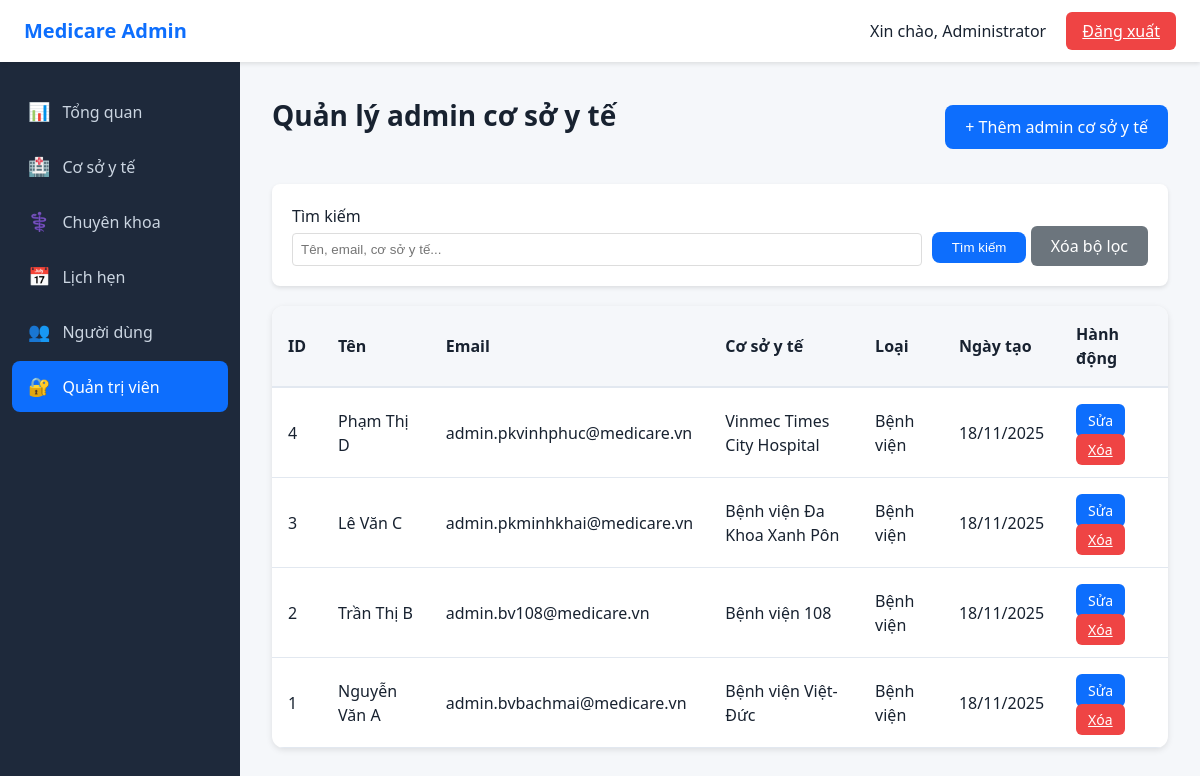
Page /admin/admin-admins.php (signed in) on the committed database.
### tables this page shows
CREATE TABLE `facility_admins` (
  `admin_id` int(11) NOT NULL,
  `facility_id` int(11) NOT NULL,
  `fullname` varchar(100) NOT NULL,
  `email` varchar(100) NOT NULL,
  `password` varchar(255) NOT NULL,
  `created_at` timestamp NOT NULL DEFAULT current_timestamp()
);

CREATE TABLE `facilities` (
  `facility_id` int(11) NOT NULL,
  `name` varchar(200) NOT NULL,
  `type` enum('hospital','clinic') NOT NULL,
  `address` text NOT NULL,
  `phone` varchar(20) NOT NULL,
  `working_hours` varchar(100) NOT NULL,
  `description` text DEFAULT NULL,
  `image` varchar(255) DEFAULT NULL,
  `created_at` timestamp NOT NULL DEFAULT current_timestamp()
);

### admin/admin-admins.php (the view, shortened to what this page needs)
<?php
require_once '../config.php';
include 'admin-header.php';
$search = isset($_GET['search']) ? trim($_GET['search']) : '';
$edit_id = isset($_GET['edit']) && is_numeric($_GET['edit']) ? intval($_GET['edit']) : 0;
$show_form = isset($_GET['add']) || $edit_id > 0;
$edit_admin = null;
$where_conditions = [];
$where_clause = !empty($where_conditions) ? 'WHERE ' . implode(' AND ', $where_conditions) : '';
$facility_admins = [];
$sql_facility = "SELECT fa.*, f.name AS facility_name, f.type AS facility_type
                 FROM facility_admins fa
                 JOIN facilities f ON fa.facility_id = f.facility_id
                 $where_clause
                 ORDER BY fa.admin_id DESC";
$result_facility = mysqli_query($conn, $sql_facility);
if ($result_facility) {
    while ($row = mysqli_fetch_assoc($result_facility)) {
        $facility_admins[] = $row;
    }
}
$facilities = [];
$sql_facilities = "SELECT f.*,
                          (SELECT COUNT(*) FROM facility_admins WHERE facility_id = f.facility_id) AS admin_count
                   FROM facilities f
                   ORDER BY f.name";
$result_facilities = mysqli_query($conn, $sql_facilities);
if ($result_facilities) {
    while ($row = mysqli_fetch_assoc($result_facilities)) {
        $facilities[] = $row;
    }
}
?>
<div class="admin-content">
    <div class="page-header">
        <h1 class="page-title">Quản lý admin cơ sở y tế</h1>
        <?php if (!$show_form): ?>
            <a href="admin-admins.php?add=1" class="btn-admin-primary" style="text-decoration: none; padding: 10px 20px; display: inline-block;">
                + Thêm admin cơ sở y tế
            </a>
        <?php else: ?>
            <a href="admin-admins.php" class="btn-admin-secondary" style="text-decoration: none; padding: 10px 20px; display: inline-block;">
                ← Quay lại
            </a>
        <?php endif; ?>
    </div>
    <?php if ($show_form): ?>
        <div style="background: white; padding: 20px; border-radius: 8px; box-shadow: 0 2px 4px rgba(0,0,0,0.1); margin-bottom: 20px;">
            <h2 style="margin-bottom: 20px;"><?php echo $edit_id > 0 ? 'Chỉnh sửa admin cơ sở y tế' : 'Thêm admin cơ sở y tế mới'; ?></h2>
            <form method="POST" action="admin-admins.php">
                <?php if ($edit_id > 0): ?>
                    <input type="hidden" name="admin_id" value="<?php echo $edit_id; ?>" />
                <?php endif; ?>
                <div class="form-group">
                    <label for="facility-admin-facility">Cơ sở y tế <span style="color: red;">*</span></label>
                <select id="facility-admin-facility" name="facility_id" required style="width: 100%; padding: 10px; border: 1px solid #ddd; border-radius: 4px;" <?php echo $edit_id > 0 ? 'disabled' : ''; ?>>
                    <option value="">Chọn cơ sở y tế</option>
                    <?php foreach ($facilities as $facility): ?>
                        <?php if ($edit_id > 0 && $edit_admin['facility_id'] == $facility['facility_id']): ?>
                            <option value="<?php echo $facility['facility_id']; ?>" selected>
                                <?php echo htmlspecialchars($facility['name']); ?> (<?php echo ($facility['type'] == 'hospital') ? 'Bệnh viện' : 'Phòng khám'; ?>)
                                <?php if ($facility['admin_count'] > 0): ?>
                                    - Đã có <?php echo $facility['admin_count']; ?> admin
                                <?php endif; ?>
                            </option>
                        <?php else: ?>
                            <option value="<?php echo $facility['facility_id']; ?>">
                                <?php echo htmlspecialchars($facility['name']); ?> (<?php echo ($facility['type'] == 'hospital') ? 'Bệnh viện' : 'Phòng khám'; ?>)
                                <?php if ($facility['admin_count'] > 0): ?>
                                    - Đã có <?php echo $facility['admin_count']; ?> admin
                                <?php endif; ?>
                            </option>
                        <?php endif; ?>
                    <?php endforeach; ?>
                </select>
                <?php if ($edit_id > 0): ?>
                    <input type="hidden" name="facility_id" value="<?php echo $edit_admin['facility_id']; ?>" />
                    <small>Không thể thay đổi cơ sở y tế khi chỉnh sửa</small>
                <?php else: ?>
                    <small>Bạn có thể tạo nhiều admin cho cùng một cơ sở y tế</small>
                <?php endif; ?>
                </div>
                <div class="form-group">
                    <label for="facility-admin-name">Họ và tên <span style="color: red;">*</span></label>
                    <input type="text" id="facility-admin-name" name="fullname" value="<?php echo $edit_admin ? htmlspecialchars($edit_admin['fullname']) : ''; ?>" required style="width: 100%; padding: 10px; border: 1px solid #ddd; border-radius: 4px;" />
                </div>
                <div class="form-group">
                    <label for="facility-admin-email">Email <span style="color: red;">*</span></label>
                    <input type="email" id="facility-admin-email" name="email" value="<?php echo $edit_admin ? htmlspecialchars($edit_admin['email']) : ''; ?>" required style="width: 100%; padding: 10px; border: 1px solid #ddd; border-radius: 4px;" />
                </div>
                <div class="form-group">
                    <label for="facility-admin-password">Mật khẩu</label>
                    <input type="password" id="facility-admin-password" name="password" style="width: 100%; padding: 10px; border: 1px solid #ddd; border-radius: 4px;" <?php echo $edit_id == 0 ? 'required' : ''; ?> />
                    <small><?php echo $edit_id > 0 ? 'Để trống nếu không muốn đổi mật khẩu' : 'Bắt buộc khi tạo mới'; ?></small>
                </div>
                <div style="display: flex; gap: 10px; margin-top: 20px;">
                    <a href="admin-admins.php" class="btn-cancel" style="text-decoration: none; padding: 10px 20px; display: inline-block;">Hủy</a>
                    <button type="submit" class="btn-admin-primary">Lưu</button>
                </div>
            </form>
        </div>
    <?php else: ?>
        <div style="background: white; padding: 20px; border-radius: 8px; box-shadow: 0 2px 4px rgba(0,0,0,0.1); margin-bottom: 20px;">
            <form method="GET" action="admin-admins.php" style="display: flex; gap: 10px; align-items: end;">
                <div style="flex: 1;">
                    <label for="search" style="display: block; margin-bottom: 5px; font-weight: 500;">Tìm kiếm</label>
                    <input type="text" id="search" name="search" value="<?php echo htmlspecialchars($search); ?>" placeholder="Tên, email, cơ sở y tế..." style="width: 100%; padding: 8px; border: 1px solid #ddd; border-radius: 4px;">
                </div>
                <div>
                    <button type="submit" class="btn-admin-primary" style="padding: 8px 20px;">Tìm kiếm</button>
                    <a href="admin-admins.php" class="btn-admin-secondary" style="padding: 8px 20px; text-decoration: none; display: inline-block;">Xóa bộ lọc</a>
                </div>
            </form>
        </div>
        <div class="table-container">
        <table class="admin-table">
            <thead>
                <tr>
                    <th>ID</th>
                    <th>Tên</th>
                    <th>Email</th>
                    <th>Cơ sở y tế</th>
                    <th>Loại</th>
                    <th>Ngày tạo</th>
                    <th>Hành động</th>
                </tr>
            </thead>
            <tbody>
                <?php if (empty($facility_admins)): ?>
                    <tr>
                        <td colspan="7">Chưa có admin cơ sở y tế nào.</td>
                    </tr>
                <?php else: ?>
                    <?php foreach ($facility_admins as $facility_admin): ?>
                        <tr>
                            <td><?php echo $facility_admin['admin_id']; ?></td>
                            <td><?php echo htmlspecialchars($facility_admin['fullname']); ?></td>
                            <td><?php echo htmlspecialchars($facility_admin['email']); ?></td>
                            <td><?php echo htmlspecialchars($facility_admin['facility_name']); ?></td>
                            <td><?php echo ($facility_admin['facility_type'] == 'hospital') ? 'Bệnh viện' : 'Phòng khám'; ?></td>
                            <td><?php echo date('d/m/Y', strtotime($facility_admin['created_at'])); ?></td>
                            <td>
                                <a href="admin-admins.php?edit=<?php echo $facility_admin['admin_id']; ?>" class="btn-edit" style="text-decoration: none; padding: 6px 12px; display: inline-block;">Sửa</a>
                                <a href="admin-admins.php?delete=<?php echo $facility_admin['admin_id']; ?>" class="btn-delete" onclick="return confirm('Bạn có chắc muốn xóa admin cơ sở y tế này?')">Xóa</a>
                            </td>
                        </tr>
                    <?php endforeach; ?>
                <?php endif; ?>
            </tbody>
        </table>
    </div>
    <?php endif; ?>
</div>
<?php include 'admin-footer.php'; ?>

### admin/admin.css (style rules this page uses)
:root { --admin-primary: #0d6efd; --admin-bg: #f5f7fa; --admin-sidebar: #1e293b; --admin-text: #182230; --admin-border: #e2e8f0; --admin-success: #10b981; --admin-danger: #ef4444; --admin-warning: #f59e0b; }
* { box-sizing: border-box; margin: 0; padding: 0; }
body { font-family: "Segoe UI", Arial, sans-serif; color: var(--admin-text); line-height: 1.5; }
.admin-body { background: var(--admin-bg); min-height: 100vh; }
.admin-content { max-width: 1400px; margin: 0 auto; }
.page-title { font-size: 28px; margin-bottom: 24px; }
.page-header { display: flex; justify-content: space-between; align-items: center; margin-bottom: 24px; }
.table-container { background: #fff; border-radius: 12px; overflow: hidden; box-shadow: 0 2px 6px rgba(0, 0, 0, 0.1); }
.admin-table { width: 100%; border-collapse: collapse; }
.admin-table thead { background: var(--admin-bg); }
.admin-table th { padding: 16px; text-align: left; font-weight: 600; color: var(--admin-text); border-bottom: 2px solid var(--admin-border); }
.admin-table td { padding: 16px; border-bottom: 1px solid var(--admin-border); }
.btn-admin-primary { background: var(--admin-primary); color: #fff; border: none; padding: 10px 20px; border-radius: 8px; cursor: pointer; font-weight: 500; transition: opacity 0.2s; }
.btn-admin-secondary { background: #6c757d; color: #fff; border: none; padding: 8px 16px; border-radius: 6px; cursor: pointer; font-weight: 500; transition: opacity 0.2s; display: inline-block; text-decoration: none; }
.btn-edit { background: var(--admin-primary); color: #fff; border: none; padding: 6px 12px; border-radius: 6px; cursor: pointer; font-size: 14px; margin-right: 8px; transition: opacity 0.2s; }
.btn-delete { background: var(--admin-danger); color: #fff; border: none; padding: 6px 12px; border-radius: 6px; cursor: pointer; font-size: 14px; transition: opacity 0.2s; }

### rows in the picture
facility_admins: admin_id "4", fullname "Phạm Thị D", email "admin.pkvinhphuc@medicare.vn", facility.name "Vinmec Times City Hospital", created_at "18/11/2025"
facility_admins: admin_id "3", fullname "Lê Văn C", email "admin.pkminhkhai@medicare.vn", facility.name "Bệnh viện Đa Khoa Xanh Pôn", created_at "18/11/2025"
facility_admins: admin_id "2", fullname "Trần Thị B", email "admin.bv108@medicare.vn", facility.name "Bệnh viện 108", created_at "18/11/2025"
facility_admins: admin_id "1", fullname "Nguyễn Văn A", email "admin.bvbachmai@medicare.vn", facility.name "Bệnh viện Việt-Đức", created_at "18/11/2025"

### other values in the picture
$admin_name "Administrator"
